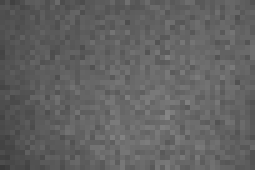
#> input picture rigid_body_translation/hc_dots_soft_dic_reu_ref.tiff, 51 x 34 px, shrunk from 487 x 325 before the run, found by its file name (shown 5 times larger); its folder holds 5 pictures in this run
$ python m_deform_images.py
#> lines starting #> are read from the running program, lines starting #| are printed output that depends on the picture
### f_generate_deformed_image_stack.py
# -*- coding: utf-8 -*-
"""
Created on Fri Feb 14 09:02:32 2020

@author: jcv
"""
import numpy as np; import math as m
from scipy import interpolate
from scipy.interpolate import interp2d, griddata

# load in displacement fields and generate image stack stored in img_def

def deform_images(img_us_ref,coords_us,coords_ref,disp,num_def_steps):
    img_us_def = np.zeros((coords_us.Ny,coords_us.Nx,num_def_steps))
    for i in range(0,num_def_steps):
        print('Image: '+str(i+1)+' of '+str(num_def_steps)+'...')

        # create deformed coordinate matrices based on prescribed displacement fields
        x_us_mesh_def = coords_us.x_mesh - disp.x[:,:,i] # shift the original upsampled x coordinates by the prescribed deformation
        y_us_mesh_def = coords_us.y_mesh - disp.y[:,:,i] # shift the original upsampled y coordinates by the prescribed deformation

        x_us_mesh_defV = np.reshape(x_us_mesh_def,coords_us.Nx*coords_us.Ny) # deformed x coordinates from mesh in vector form for griddata interpolation
        y_us_mesh_defV = np.reshape(y_us_mesh_def,coords_us.Nx*coords_us.Ny) # deformed y coordinates from mesh in vector form for griddata interpolation

        img_us_refV = np.reshape(img_us_ref,coords_us.Nx*coords_us.Ny) # reshape upsampled reference image for griddata interpolation

        #print('Interpolating to deformed positions')
        # interpolate image to upsampled grid
        img_us_def[:,:,i] = griddata((x_us_mesh_defV,y_us_mesh_defV), img_us_refV, (coords_us.x_mesh, coords_us.y_mesh), method ='cubic') # cubic interpolation

    return img_us_def

### m_deform_images.py
# -*- coding: utf-8 -*-
"""
===============================================================================
Numerical Image Deformation - v 1.0
===============================================================================

This script loads in a single speckle pattern image and applies a prescribed
deformation field to the pattern. The images are first super-sampled by a user-
defined amount (integer multiple of original resolution) prior to deforming the
image. The images are then downsampled to the original resolution.

Dependent files:
This script has no dependency on functions aside from those defined here.

This script requires the following inputs (formats):
    i) speckle pattern image (.jpg)
    ii) user defined deformation field

Author: Jared Van Blitterswyk
Other contributors: N/A
Date created: 02.04.2020

National Institute of Standards and Technology (NIST)
Materials Measurement Science Division
Material Measurement Laboratory
"""
import os
from os import listdir
import numpy as np; import math as m
import matplotlib as matplib
from matplotlib import pyplot as plt
from PIL import Image
import pandas as pd
import numpy.matlib
from scipy.interpolate import interp2d, griddata
import scipy


os.chdir(r"Z:\Python\image_deformation")
# varify the path using getcwd()
cwd = os.getcwd()

from f_generate_deformed_image_stack import deform_images

image_dir = 'Z:/Python/image_deformation/rigid_body_translation' # directory where main images will be stored

#image_name_prefix = 'hc_dic_' # prefix of image name - will be followed by descriptor (i.e: rigid body tranlsation of 1 pixel in x, 0 in y would be image_name_prefix_10x_00y)
image_name_prefix = 'hc_dots_soft_dic_reu_ref' # prefix of image name
#image_name_ref = image_name_prefix+'00x_00y.tiff' # name of reference image
image_name_ref = image_name_prefix+'.tiff' # name of reference image
# ---------------------- load in reference image ------------------------------
#filename = image_dir+'/hc_reference_dic_challenge_1.tif' # hardcode the location of the figure

img_ref = Image.open(image_dir+'/'+image_name_ref) # open image
#> img_ref is the input picture: PIL image 51x34 L; min 57, max 133, mean 97.7
'''
# for rgb images
def rgb2gray(rgb):
    return np.dot(rgb[...,:3], [0.2989, 0.5870, 0.1140])

imarray = np.asarray(img_ref) # convert image to array

imarray_grey = rgb2gray(imarray)
img_ref = imarray_grey
'''
imarray_grey = np.asarray(img_ref) # greylevel images

Ny, Nx = imarray_grey.shape # find size of image
#> Ny = 34; Nx = 51
imarray = np.reshape(imarray_grey,Nx*Ny) # reshape to vector for griddata interpolation
#> imarray = 1734 values, max 133 at index 1206, min 57 at index 1683, mean 97.72

#%% Up sample image to perform sub-pixel interpolation
sample_factor = 4 # integer scale factor for upsampled image resolution
x_orig_vec = np.linspace(0,Nx-1,Nx) # original x coordinates in vector form
#> x_orig_vec = 51 values from 0 to 50
y_orig_vec = np.linspace(0,Ny-1,Ny) # original y coordinates in vector form
#> y_orig_vec = 34 values from 0 to 33

x_orig_mesh,y_orig_mesh = np.meshgrid(x_orig_vec,y_orig_vec) # original coordinates in grid form

x_orig_meshV = np.reshape(x_orig_mesh,Nx*Ny) # original x coordinates from mesh in vector form for griddata interpolation
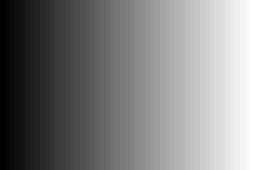
#> x_orig_mesh: shape (34, 51) float64 (shown 5 times larger); min 0, max 50, mean 25; drawn with min black and max white
y_orig_meshV = np.reshape(y_orig_mesh,Nx*Ny) # original y coordinates from mesh in vector form for griddata interpolation
#> y_orig_meshV = 1734 values from 0 to 33
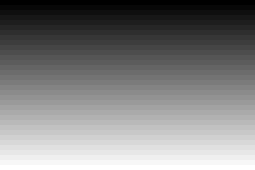
#> y_orig_mesh: shape (34, 51) float64 (shown 5 times larger); min 0, max 33, mean 16.5; drawn with min black and max white

x_us_vec = np.linspace(0,Nx-1, num = Nx*sample_factor+1) # generate upsampled x coordinates (here based on pixels)
#> x_us_vec = 205 values from 0 to 50
y_us_vec = np.linspace(0,Ny-1, num = Ny*sample_factor+1) # generate upsampled y coordinates (here based on pixels)
#> y_us_vec = 137 values from 0 to 33

# create mesh of coordinates for plotting
x_us_mesh,y_us_mesh = np.meshgrid(x_us_vec,y_us_vec) # upsampled original coordinates in grid form

Ny_us, Nx_us = x_us_mesh.shape # shape (rows, vectors) of upsampled image

x_us_meshV = np.reshape(x_us_mesh,Nx_us*Ny_us) # upsampled original x coordinates from mesh in vector form for griddata interpolation
y_us_meshV = np.reshape(y_us_mesh,Nx_us*Ny_us) # upsampled original y coordinates from mesh in vector form for griddata interpolation
'''
# interpolate image to upsampled grid
print('Upsampling reference image...')
# upsample image using cubic grid interpolation
img_us_ref = griddata((x_orig_meshV,y_orig_meshV), imarray, (x_us_mesh, y_us_mesh), method ='cubic')
print('Complete.')

'''
# -----------------------------------------------------------------------------
# ---------- instead of interpolating, assign values to upsample image --------
# this will work better if shifting pixels by discrete amounts, but not for more general deformations
img_us_ref = np.zeros((Ny_us,Nx_us))
for i in range(0,Ny):
    for j in range(0,Nx):
        ind_row1 = i*sample_factor
        ind_row2 = (i+1)*(sample_factor)
        ind_col1 = j*sample_factor
        ind_col2 = (j+1)*(sample_factor)

        # average grey levels in upsampled image over upsampled window size (sample_factor*sample_factor) to return image to original resolution
        img_us_ref[ind_row1:ind_row2,ind_col1:ind_col2] = imarray_grey[i,j]
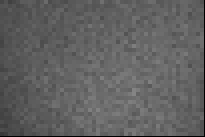
#> img_us_ref: shape (137, 205) float64; min 0, max 133, mean 96.5

# -----------------------------------------------------------------------------

# plot diagnostic figures - original resolution reference image and upsampled reference image
'''
fig1 = plt.figure() # create a figure with the default size
plt.pcolor(img_ref, cmap = 'gray')
plt.title('original resolution reference image')
plt.colorbar()
plt.clim([0, 255])

fig2 = plt.figure()
plt.pcolor(img_us_ref, cmap = 'gray')
plt.title('upsampled reference image')
plt.colorbar()
plt.clim([0, 255])
'''

img_ref = np.zeros((Ny,Nx))
for i in range(0,Ny):
    for j in range(0,Nx):
        ind_row1 = i*sample_factor
        ind_row2 = (i+1)*(sample_factor)
        ind_col1 = j*sample_factor
        ind_col2 = (j+1)*(sample_factor)

        # average grey levels in upsampled image over upsampled window size (sample_factor*sample_factor) to return image to original resolution
        img_ref[i,j] = np.mean(img_us_ref[ind_row1:ind_row2,ind_col1:ind_col2])
#> img_ref: shape (34, 51) float64


# save reference image to file
print('Saving images to file...')
print('Image: 0...')
filename = image_dir+'/'+image_name_prefix+'_s.tiff'
print(filename)

im = Image.fromarray(img_ref[:,:].astype(np.uint8))
im.save(filename)
#%%  define displacement fields and interpolate
# ----------------- define rigid-body displacement fields ---------------------
# sub-pixel shift up to 1 pixel
num_def_steps = 5
rows,cols = img_us_ref.shape
x_def = np.zeros((rows,cols,num_def_steps))
y_def = np.zeros((rows,cols,num_def_steps))
x_us_mesh_def = np.zeros((rows,cols,num_def_steps))
y_us_mesh_def = np.zeros((rows,cols,num_def_steps))


for i in range(0,num_def_steps):
    x_vec = np.linspace(0,-1*(i+1),Nx_us)
    y_vec = np.linspace(0,0,Ny_us)
    xx,yy = np.meshgrid(x_vec,y_vec)
    y_def[:,:,i] = yy
    x_def[:,:,i] = xx


'''
# ----------------------- define distortion field -----------------------------
# d^-1(x,y) = (1+p(x^2 + y^2))(1+pr^2)(x',y')

x_def = np.zeros(img_us_ref.shape)
y_def = np.zeros(img_us_ref.shape)

# move origin to centre of images to fit traditional distortion model
x_us_mesh_c = x_us_mesh-0.5*max(x_us_mesh[0,:])
y_us_mesh_c = y_us_mesh-0.5*max(y_us_mesh[:,0])

# distortion coefficients
# create approx. 1 pixel displacement radial distortion in x and y
k1 = -1.76e-12 # based on Table 1 in B. Pan et al. Systematic errors in two-dimensional digital image correlation due to lens distortion, 2013 - adjusted for pixels instead of physical dimensions
k2 = 0

for i in range(0,Ny_us):
    for j in range(0,Nx_us):

        r = (x_us_mesh_c[i][j]**2 + y_us_mesh_c[i][j]**2) # radius of given point from centre of image

        x_def[i,j] = -1*x_us_mesh_c[i][j]*(k1*r**2 + k2*r**4) # inverse x displacement caused by distortion
        y_def[i,j] = -1*y_us_mesh_c[i][j]*(k1*r**2 + k2*r**4) # inverse y displacement caused by distortion
'''
# ---------------------- define displacement field ----------------------------
'''
x_def = 0.5*np.sin(2*m.pi*x_us_mesh/Nx)
y_def = np.zeros(img_us_ref.shape)

# diagnostic figure
fig2 = plt.figure()
plt.pcolor(x_def, cmap = 'gray')
plt.title('upsampled x-displacement field')
plt.colorbar()

fig2 = plt.figure()
plt.pcolor(y_def, cmap = 'gray')
plt.title('upsampled y-displacement field')
plt.colorbar()
'''
# -----------------------------------------------------------------------------
# -----------------------------------------------------------------------------
class coords_us:
    pass
coords_us = coords_us()

coords_us.x_mesh = x_us_mesh
coords_us.y_mesh = y_us_mesh
coords_us.x = x_us_vec
coords_us.y = y_us_vec
coords_us.Nx = Nx_us
coords_us.Ny = Ny_us

class coords_ref:
    pass

coords_ref = coords_ref()
coords_ref.x_mesh = x_orig_mesh
coords_ref.y_mesh = y_orig_mesh
coords_ref.x = x_orig_vec
coords_ref.y = y_orig_vec
coords_ref.Nx = Nx
coords_ref.Ny = Ny

# an empty class of deformation fields
class disp:
    pass

disp = disp()
disp.x = x_def
disp.y = y_def

print('Numerically deforming images...')
img_us_def = deform_images(img_us_ref,coords_us,coords_ref,disp,num_def_steps)
print('Complete.')

# define strings describing displacements for each image
disp_inc_str_x = ["{0:02}".format(int(np.mean(np.mean(disp.x[:,:,i]*10)))) for i in range(0,num_def_steps)]
disp_inc_str_y = ["{0:02}".format(int(np.mean(np.mean(disp.y[:,:,i]*10)))) for i in range(0,num_def_steps)]
'''
# create deformed coordinate matrices based on prescribed displacement fields
for i in range(0,num_def_steps):
    x_us_mesh_def[:,:,i] = x_us_mesh - x_def[:,:,i] # shift the original upsampled x coordinates by the prescribed deformation
    y_us_mesh_def[:,:,i] = y_us_mesh - y_def[:,:,i] # shift the original upsampled y coordinates by the prescribed deformation

x_us_mesh_defV = np.reshape(x_us_mesh_def,Nx_us*Ny_us) # deformed x coordinates from mesh in vector form for griddata interpolation
y_us_mesh_defV = np.reshape(y_us_mesh_def,Nx_us*Ny_us) # deformed y coordinates from mesh in vector form for griddata interpolation

img_us_refV = np.reshape(img_us_ref,Nx_us*Ny_us) # reshape upsampled reference image for griddata interpolation

print('Interpolating to deformed positions')
# interpolate image to upsampled grid
img_us_def = griddata((x_us_mesh_defV,y_us_mesh_defV), img_us_refV, (x_us_mesh, y_us_mesh), method ='cubic')
'''
# plot diagnostic figures - upsampled reference image and upsampled deformed image
'''
fig1 = plt.figure()
plt.pcolor(img_us_ref, cmap = 'gray')
plt.title('upsampled reference image')
plt.colorbar()
plt.clim([0, 255])

fig2 = plt.figure()
plt.pcolor(img_us_def, cmap = 'gray')
plt.title('upsampled deformed image')
plt.colorbar()
plt.clim([0, 255])
'''

#%% down-sample to original image resolution
img_def = np.zeros((Ny,Nx,num_def_steps))
for k in range(0,num_def_steps):
    for i in range(0,Ny):
        for j in range(0,Nx):
            ind_row1 = i*sample_factor
            ind_row2 = (i+1)*(sample_factor)
            ind_col1 = j*sample_factor
            ind_col2 = (j+1)*(sample_factor)

            # average grey levels in upsampled image over upsampled window size (sample_factor*sample_factor) to return image to original resolution
            img_def[i,j,k] = np.mean(img_us_def[ind_row1:ind_row2,ind_col1:ind_col2,k])


# save images to file
print('Saving images to file...')
for i in range(0,num_def_steps):
    print('Image: '+str(i+1)+' of '+str(num_def_steps)+'...')
    filename = image_dir+'/'+image_name_prefix+str(i+1)+'.tiff'
    print(filename)

    im = Image.fromarray(img_def[:,:,i].astype(np.uint8))
    im.save(filename)
#> this loop made 5 passes
#> pass 3, `im = Image.fromarray(img_def[:,:,i].astype(np.uint8))`:
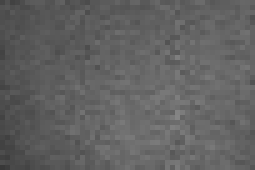
#> im: PIL image 51x34 L (shown 5 times larger); min 56, max 133, mean 97.3

'''

# diagnostic figure - downsampled deformed image
fig3 = plt.figure()
plt.pcolor(img_def, cmap = 'gray')
plt.title('original resolution deformed image')
plt.colorbar()
plt.clim([0, 255])
'''
